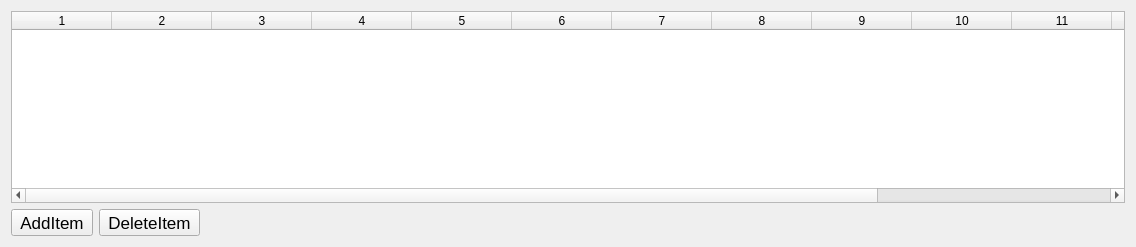
          <widget class="QWidget" name="tabACPI3">
           <attribute name="title">
            <string>Patch</string>
           </attribute>
           <layout class="QGridLayout" name="gridLayout_5">
            <item row="0" column="0" colspan="3">
             <widget class="QTableWidget" name="table_acpi_patch">
              <property name="toolTip">
               <string notr="true">1. Base
Type: plist string
Failsafe: Empty (Ignored)
Description: Selects ACPI path base for patch lookup (or immediate replacement) by obtaining the offset to the provided path.
Only fully-qualified absolute paths are supported (e.g. \_SB.PCI0.LPCB.HPET). Currently supported object types are: Device, Field, Method.
Note: Use with care, not all OEM tables can be parsed. Use ACPIe utility to debug. ACPIe compiled with DEBUG=1 make command produces helpful ACPI lookup tracing.

2. BaseSkip
Type: plist integer
Failsafe: 0 (Do not skip any occurrences)
Description: Number of found Base occurrences to skip before finds and replacements are applied.

3. Comment
Type: plist string
Failsafe: Empty
Description: Arbitrary ASCII string used to provide human readable reference for the entry. Whether this value is used is implementation defined.

4. Count
Type: plist integer
Failsafe: 0 (Apply patch to all occurrences found)
Description: Number of occurrences to patch.

5. Enabled
Type: plist boolean
Failsafe: false
Description: Set to true to apply this ACPI patch.

6. Find
Type: plist data
Failsafe: Empty
Description: Data to find. Must be equal to Replace in size if set.
Note: Can be empty, when Base is specified, immediate replacement after Base lookup happens in this case.

7. Limit
Type: plist integer
Failsafe: 0 (Search entire ACPI table)
Description: Maximum number of bytes to search for.

8. Mask
Type: plist data
Failsafe: Empty (Ignored)
Description: Data bitwise mask used during find comparison. Allows fuzzy search by ignoring not masked (set to zero) bits. Must be equal to Replace in size if set.

9. OemTableId
Type: plist data, 8 bytes
Failsafe: All zero (Match any table OEM ID)
Description: Match table OEM ID equal to this value.

10. Replace
Type: plist data
Failsafe: Empty
Description: Replacement data of one or more bytes.

11. ReplaceMask
Type: plist data
Failsafe: Empty (Ignored)
Description: Data bitwise mask used during replacement. Allows fuzzy replacement by updating masked (set to non-zero) bits. Must be equal to Replace in size if set.

12. Skip
Type: plist integer
Failsafe: 0 (Do not skip any occurrences)
Description: Number of found occurrences to skip before replacements are applied.

13. TableLength
Type: plist integer
Failsafe: 0 (Match any table size)
Description: Match table size equal to this value.

14. TableSignature
Type: plist data, 4 bytes
Failsafe: All zero (Match any table signature)
Description: Match table signature equal to this value.

In most cases, ACPI patches are not useful and are harmful:
• Avoid renaming devices with ACPI patches. This may fail or perform improper renaming of unrelated devices (e.g. EC and EC0), be unnecessary, or even fail to rename devices in certain tables. For ACPI consistency it is much safer to rename devices at the I/O Registry level, as done by WhateverGreen.

• Avoid patching _OSI to support a higher feature set level whenever possible. While this enables a number of workarounds on APTIO firmware, it typically results in a need for additional patches. These are not usually needed on modern firmware and smaller patches work well on firmware that does. However, laptop vendors often rely on this method to determine the availability of functions such as modern I2C input support, thermal adjustment and custom feature additions.

• Avoid patching embedded controller event _Qxx just to enable brightness keys. The conventional process to find these keys typically involves significant modifications to DSDT and SSDT files and in addition, the debug kext is not stable on newer systems. Please use the built-in brightness key discovery in BrightnessKeys instead.

• Avoid making ad hoc changes such as renaming _PRW or _DSM whenever possible.

Some cases where patching is actually useful include:
• Refreshing HPET (or another device) method header to avoid compatibility checks by _OSI on legacy hardware.

_STA method with if ((OSFL () == Zero)) { If (HPTE) ... Return (Zero) content may be forced to always return 0xF by replacing A0 10 93 4F 53 46 4C 00 with A4 0A 0F A3 A3 A3 A3 A3. 

• To provide a custom method implementation within an SSDT, to inject shutdown fixes on certain computers for instance, the original method can be replaced with a dummy name by patching _PTS with ZPTS and adding a callback to the original method.

The Tianocore AcpiAml.h source file may help with better understanding ACPI opcodes.

Note: Patches of different Find and Replace lengths are unsupported as they may corrupt ACPI tables and make the system unstable due to area relocation. If such changes are needed, the utilisation of “proxy” patching or the padding of NOP to the remaining area could be considered.

----

1. Base
类型：plist字符串
失败保护：空(忽略)
描述：通过获取所提供的路径的偏移量，选择ACPI路径基来进行补丁查找(或立即替换)。
只支持完全限定的绝对路径(例如：\_SB.PCI0.LPCB.HPET)。目前支持的对象类型有 设备、字段、方法。
注意：请谨慎使用，并非所有的OEM表都能被解析。使用ACPIe工具进行调试。ACPIe编译时使用DEBUG=1 make命令，可以产生有用的ACPI查找跟踪。

2. BaseSkip
类型：plist整数
失败保护：0 (不跳过任何事件)
说明：在进行查找和替换之前，要跳过的基数。

3. Comment
类型：plist字符串
失败保护：空的
说明：任意的ASCII字符串，用于为条目提供可供人类阅读的参考。

4. Count
类型：plist整数
失败保护：0 (对发现的所有情况打上补丁)
描述：补丁的出现次数。

5. Enabled
类型：plist boolean
失败保护：假
描述：设置为true，以应用此ACPI补丁。

6. Find
类型：plist数据
失败保护：空的
说明：要查找的数据。如果设置的话，大小必须与Replace相等。
注意：可以为空，当指定Base时，在这种情况下，Base查找后会发生立即替换。

7. Limit
类型：plist整数
失败保护：0 (搜索整个ACPI表)
说明：搜索的最大字节数。

8. Mask
类型：plist数据
失败保护：空(忽略)
说明：在查找比较时使用的数据位面掩码。允许通过忽略未屏蔽（设置为零）的位来进行模糊搜索。如果设置的话，必须与Replace的大小相等。

9. OemTableId
类型：plist数据，8字节
失败保护：全部为零(匹配任何表OEM ID)
描述。匹配表OEM ID等于该值。

10. Replace
类型：plist数据
失败保护：空的
说明：一个或多个字节的替换数据。

11. ReplaceMask
类型：plist数据
失败保护：空(忽略)
说明：替换时使用的数据位面掩码。允许通过更新掩码（设置为非零）位进行模糊替换。如果设置，必须与替换大小相等。

12. Skip
类型：plist整数
失败保护：0 (不跳过任何事件)
描述：替换前要跳过的出现次数。

13. TableLength
类型：plist整数
失败保护：0 (匹配任何表格尺寸)
说明。匹配与此值相同的表格大小。

14. TableSignature
类型：plist数据，4字节
失败保护：全部为零(与任何表格签名匹配)
说明： 匹配等于该值的表签名。

在大多数情况下，ACPI补丁是没有用的，是有害的。
- 避免用ACPI补丁重命名设备。这可能会失败或对不相关的设备（如EC和EC0）进行不正确的重命名，是不必要的，甚至无法重命名某些表中的设备。为了ACPI的一致性，在I/O注册表级别重命名设备要安全得多，就像WhateverGreen所做的那样。

- 尽可能避免给_OSI打补丁以支持更高的功能集级别。虽然这可以在APTIO固件上实现一些变通方法，但通常会导致需要额外的补丁。在现代固件上通常不需要这些补丁，较小的补丁在有的固件上也能很好地工作。然而，笔记本电脑供应商经常依靠这种方法来确定功能的可用性，如现代I2C输入支持，热调整和自定义功能添加。

- 避免仅仅为了启用亮度键而给嵌入式控制器事件_Qxx打补丁。发现这些键的传统过程通常涉及对DSDT和SSDT文件的重大修改，此外，调试kext在新系统上并不稳定。请使用BrightnessKeys中内置的亮度键发现代替。

- 尽可能避免进行临时修改，如重命名_PRW或_DSM。

有些情况下，打补丁实际上是有用的，包括。
- 刷新HPET(或其他设备)方法头，以避免_OSI对传统硬件进行兼容性检查。

_STA方法与if((OSFL()==Zero)){如果(HPTE)......。返回(Zero)内容，可以通过将A0 10 93 4F 53 46 4C 00替换为A4 0A 0F A3 A3 A3 A3强制总是返回0xF。

- 为了在 SSDT 中提供自定义的方法实现，例如在某些计算机上注入关机修复，可以通过将 _PTS 替换为 ZPTS，并为原方法添加回调，将原方法替换为虚名。

Tianocore AcpiAml.h源文件可能有助于更好地理解ACPI操作码。

注意：不支持不同查找和替换长度的补丁，因为它们可能会破坏ACPI表，并使系统因区域重新定位而不稳定。如果需要这样的改变，可以考虑利用 &quot;代理 &quot;补丁或将NOP填充到剩余区域。</string>
              </property>
              <property name="rowCount">
               <number>0</number>
              </property>
              <property name="columnCount">
               <number>14</number>
              </property>
              <column/>
              <column/>
              <column/>
              <column/>
              <column/>
              <column/>
              <column/>
              <column/>
              <column/>
              <column/>
              <column/>
              <column/>
              <column/>
              <column/>
             </widget>
            </item>
            <item row="1" column="0">
             <widget class="QToolButton" name="btnACPIPatch_Add">
              <property name="font">
               <font>
                <pointsize>13</pointsize>
               </font>
              </property>
              <property name="text">
               <string>AddItem</string>
              </property>
              <property name="icon">
               <iconset resource="qtocc.qrc">
                <normaloff>:/icon/add.png</normaloff>:/icon/add.png</iconset>
              </property>
              <property name="iconSize">
               <size>
                <width>20</width>
                <height>20</height>
               </size>
              </property>
             </widget>
            </item>
            <item row="1" column="1">
             <widget class="QToolButton" name="btnACPIPatch_Del">
              <property name="font">
               <font>
                <pointsize>13</pointsize>
               </font>
              </property>
              <property name="text">
               <string>DeleteItem</string>
              </property>
              <property name="icon">
               <iconset resource="qtocc.qrc">
                <normaloff>:/icon/del.png</normaloff>:/icon/del.png</iconset>
              </property>
              <property name="iconSize">
               <size>
                <width>20</width>
                <height>20</height>
               </size>
              </property>
              <property name="shortcut">
               <string>Del</string>
              </property>
             </widget>
            </item>
            <item row="1" column="2">
             <spacer name="horizontalSpacer_3">
              <property name="orientation">
               <enum>Qt::Horizontal</enum>
              </property>
              <property name="sizeHint" stdset="0">
               <size>
                <width>919</width>
                <height>20</height>
               </size>
              </property>
             </spacer>
            </item>
           </layout>
          </widget>
